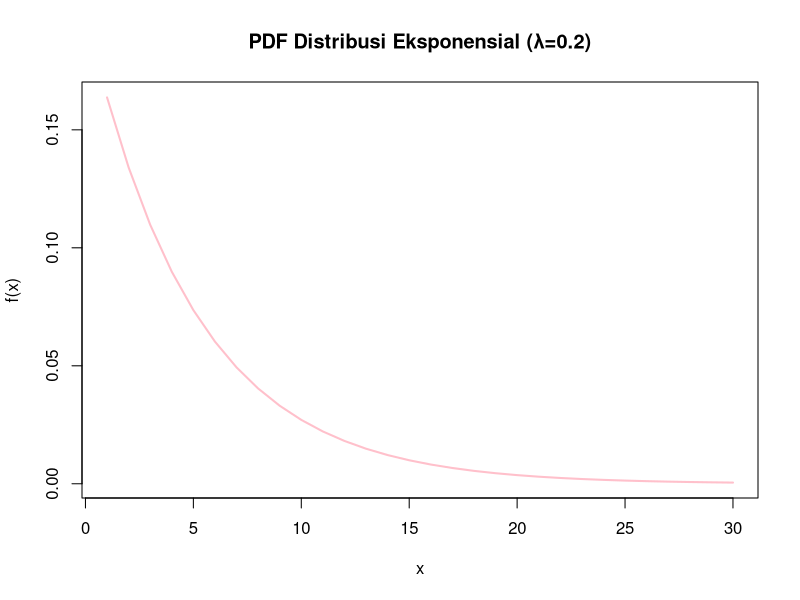
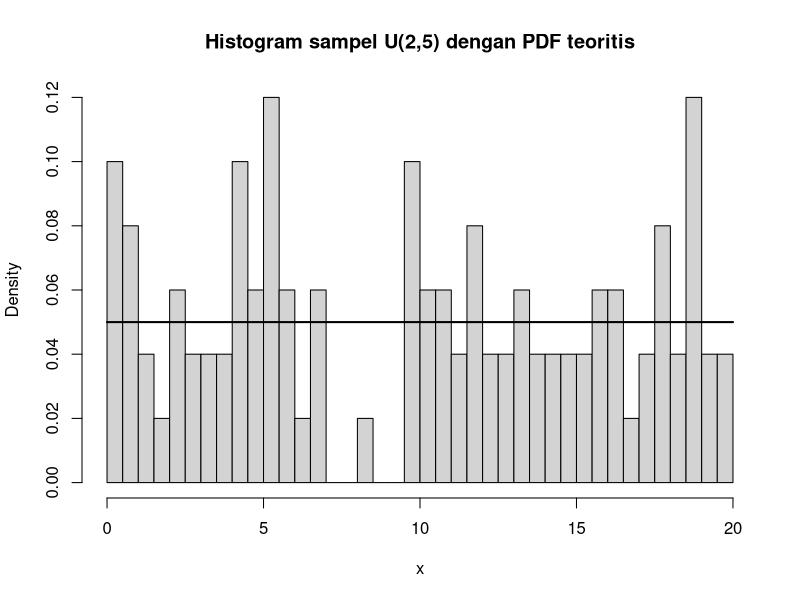
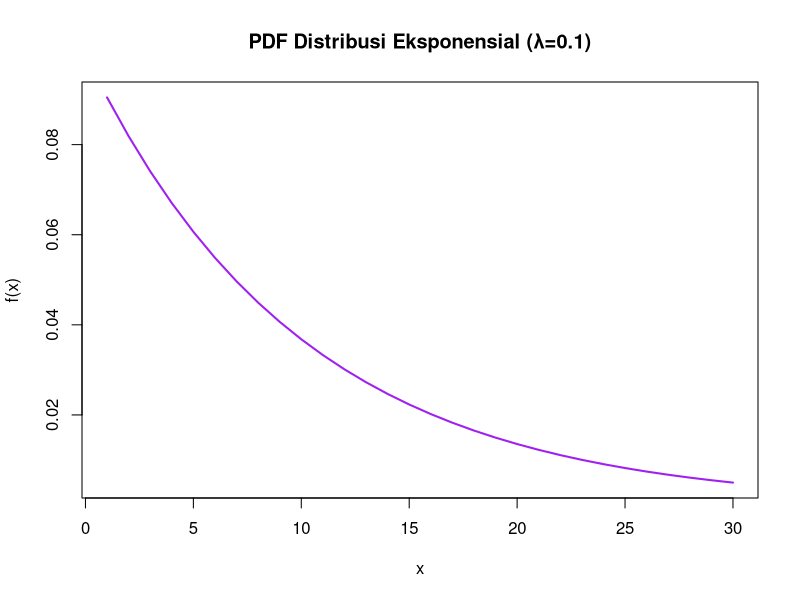
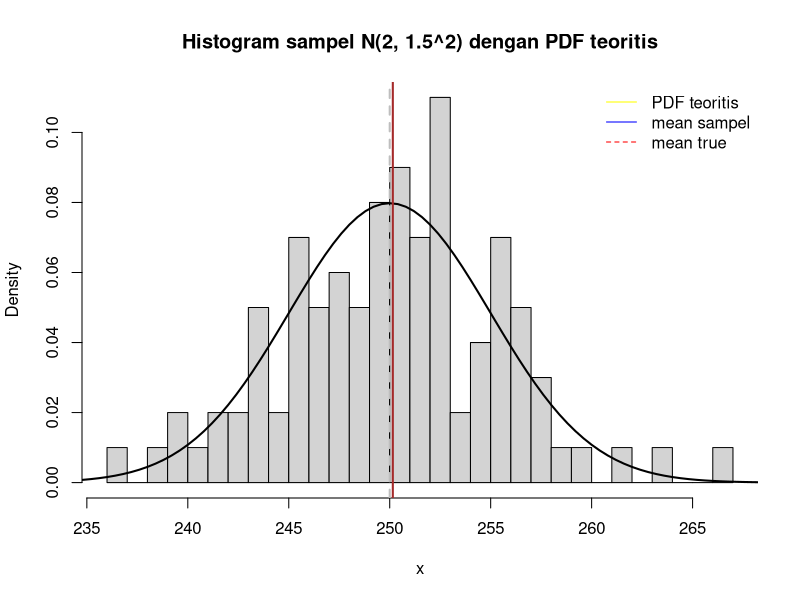

Write R code to recreate these figures, in order.
# 1. Distribusi Eksponensial 
# Rata-rata mu = 5 menit -> lambda = 1/5 = 0.2
# Mencari P(X > 5)
mu_1 <- 5
lambda_1 <- 1 / mu_1

# Hitung P(X > 5)
soal_1 <- pexp(5, rate = lambda_1, lower.tail = FALSE)
soal_1

x_dexp <- seq(1, 30, by = 1)
y_dexp <- dexp(x_dexp, rate = 0.2)
plot(x_dexp, y_dexp, type="l", col="pink", lwd=2,
     main="PDF Distribusi Eksponensial (λ=0.2)",
     xlab="x", ylab="f(x)")

# 2. Distribusi Uniform Kontinu 
# Interval waktu a = 0 menit, b = 20 menit
# Mencari Var(X) = (b - a)^2 / 12
n <- 100
a <- 0
b <- 20

# Hitung Varian
soal_2 <- (b - a)^2 / 12
soal_2
soal_2_1 <- (a+b)/2
soal_2_1
# Generate sampel
x <- runif(n, min = a, max = b)
x
mean(x)
var(x)
# Nilai density / CDF / quantile contoh
d_values <- dunif(c(0, 3.5, 10), min = a, max = b)
d_values
p_values <- punif(c(0, 3.5, 10), min = a, max = b)
p_values
q_values <- qunif(c(0.25, 0.5, 0.75), min = a, max = b)
q_values


# Plot: histogram sampel + overlay PDF teoritis
hist(x, breaks = 30, probability = TRUE,
     main = "Histogram sampel U(2,5) dengan PDF teoritis",
     xlab = "x")

curve(dunif(x, min = a, max = b), from = a, to = b, add = TRUE, lwd = 2)



# 3. Distribusi Eksponensial 
# Rata-rata mu = 10 tahun -> rate (lambda) = 1/10 = 0.1
# Mencari P(X < 5)
mu_3 <- 10
lambda_3 <- 1 / mu_3

# Hitung P(X < 5)
soal_3 <- pexp(5, rate = lambda_3)
soal_3

x_3 <- seq(1, 30, by = 1)
y_3 <- dexp(x_3, rate = 0.1)
plot(x_3, y_3, type="l", col="purple", lwd=2,
     main="PDF Distribusi Eksponensial (λ=0.1)",
     xlab="x", ylab="f(x)")


# 4. Distribusi Normal 
# mu = 250 gram, sigma = 5 gram
# Mencari proporsi P(X < 240)
n4 <- 100
mu_4 <- 250
sigma_4 <- 5

# Hitung P(X < 240)
soal_4 <- pnorm(240, mean = mu_4, sd = sigma_4)
soal_4

x <- rnorm(n4, mean = mu_4, sd = sigma_4)

# Statistik sampel
(x_bar <- mean(x))   
(mle_sigma2 <- mean((x - x_bar)^2))
(sd_sample <- sd(x))

hist(x, breaks = 30, probability = TRUE,
     main = "Histogram sampel N(2, 1.5^2) dengan PDF teoritis",
     xlab = "x")


curve(dnorm(x, mean = mu_4, sd = sigma_4), from = mu_4-4*sigma_4, to = mu_4+4*sigma_4, add = TRUE, lwd = 2)
abline(v = x_bar, col = "brown", lwd = 2)   
abline(v = mu_4, col = "grey", lwd = 2, lty = 2) 


legend("topright", legend = c("PDF teoritis", "mean sampel", "mean true"),
       lty = c(1,1,2), col = c("yellow","blue","red"), bty = "n")
